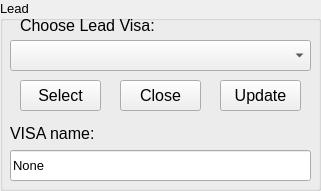
             <widget class="QGroupBox" name="groupBox_visa_keithley_3">
              <property name="enabled">
               <bool>true</bool>
              </property>
              <property name="geometry">
               <rect>
                <x>0</x>
                <y>320</y>
                <width>321</width>
                <height>191</height>
               </rect>
              </property>
              <property name="font">
               <font>
                <pointsize>10</pointsize>
               </font>
              </property>
              <property name="title">
               <string>Lead</string>
              </property>
              <widget class="QLabel" name="label_chooseVisa_3">
               <property name="enabled">
                <bool>true</bool>
               </property>
               <property name="geometry">
                <rect>
                 <x>20</x>
                 <y>10</y>
                 <width>231</width>
                 <height>31</height>
                </rect>
               </property>
               <property name="font">
                <font>
                 <pointsize>12</pointsize>
                </font>
               </property>
               <property name="text">
                <string>Choose Lead Visa:</string>
               </property>
              </widget>
              <widget class="QComboBox" name="comboBoxK2_leadVisa">
               <property name="geometry">
                <rect>
                 <x>10</x>
                 <y>40</y>
                 <width>301</width>
                 <height>31</height>
                </rect>
               </property>
               <property name="font">
                <font>
                 <pointsize>10</pointsize>
                </font>
               </property>
              </widget>
              <widget class="QPushButton" name="pushButtonK2_selectLead">
               <property name="geometry">
                <rect>
                 <x>20</x>
                 <y>80</y>
                 <width>81</width>
                 <height>31</height>
                </rect>
               </property>
               <property name="font">
                <font>
                 <pointsize>12</pointsize>
                </font>
               </property>
               <property name="text">
                <string>Select</string>
               </property>
              </widget>
              <widget class="QPushButton" name="pushButtonK2_closeLead">
               <property name="geometry">
                <rect>
                 <x>120</x>
                 <y>80</y>
                 <width>81</width>
                 <height>31</height>
                </rect>
               </property>
               <property name="font">
                <font>
                 <pointsize>12</pointsize>
                </font>
               </property>
               <property name="text">
                <string>Close</string>
               </property>
              </widget>
              <widget class="QLabel" name="label_13">
               <property name="geometry">
                <rect>
                 <x>10</x>
                 <y>120</y>
                 <width>171</width>
                 <height>27</height>
                </rect>
               </property>
               <property name="font">
                <font>
                 <pointsize>12</pointsize>
                </font>
               </property>
               <property name="text">
                <string>VISA name:</string>
               </property>
              </widget>
              <widget class="QLineEdit" name="lineEditK2_leadVisa">
               <property name="geometry">
                <rect>
                 <x>10</x>
                 <y>150</y>
                 <width>301</width>
                 <height>31</height>
                </rect>
               </property>
               <property name="font">
                <font>
                 <pointsize>10</pointsize>
                </font>
               </property>
               <property name="text">
                <string>None</string>
               </property>
              </widget>
              <widget class="QPushButton" name="pushButtonK2_updateLead">
               <property name="geometry">
                <rect>
                 <x>220</x>
                 <y>80</y>
                 <width>81</width>
                 <height>31</height>
                </rect>
               </property>
               <property name="font">
                <font>
                 <pointsize>12</pointsize>
                </font>
               </property>
               <property name="text">
                <string>Update</string>
               </property>
              </widget>
             </widget>
